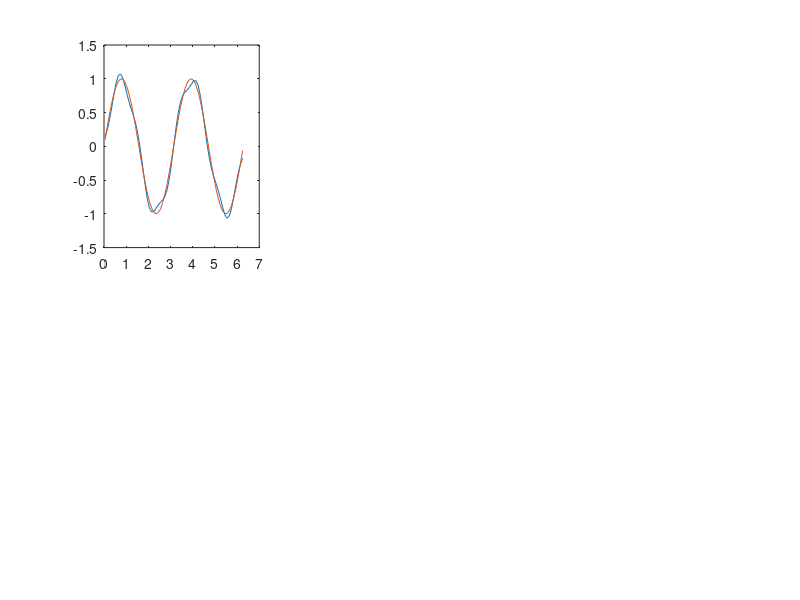

The MATLAB source for this figure: (Note: this script raises an error after producing the figure.)
%% data
x = [0:0.1:2*pi];
fun1= sin(2*x);
fun2 = sign(fun1);
fun2(1)=1;

xtest = [0.05:0.1:2*pi];
fun1test = sin(2*xtest);
fun2test = sign(fun1test);

phi_i = @(x,mu,sigma) exp((-(x-mu).^2)/(2*sigma));


%% training sin

nodes = 10;
exit = true;
error01 = true;
error001 = true;
error0001 = true;

while exit == true
    mu = 0:((2*pi)/(nodes-1)):2*pi;
    var = 0.1;
    
    phi=[];
    for i=1:nodes
        phi=[phi; phi_i(x,mu(i),var)];
    end
    
    phi = phi';
    
    A = phi' * phi;
    B = phi' * fun1';
    
    w = linsolve(A,B);
    
    fout1 = zeros(1,length(xtest));
    
    for j=1:length(xtest)
        tmp = 0;
        for i=1:nodes
            tmp = tmp + w(i)*phi_i(xtest(j),mu(i),var);
        end
        fout1(j) = tmp;
    end
    
    error = mean(abs(fout1-fun1test));
    
    if error < 0.1 && error01 == true
        subplot(2,3,1)
        plot(xtest,fout1)
        hold on
        plot(xtest,fun1test)
        title("Error < 0.1 with " + nodes + " nodes")
        hold off
        error01 = false;
    end
    
    if error < 0.01 && error001 == true
        subplot(2,3,2)
        plot(xtest,fout1)
        hold on
        plot(xtest,fun1test)
        title("Error < 0.01 with " + nodes + " nodes")
        hold off
        error001 = false;
    end
    
    if error < 0.001 && error0001 == true
        subplot(2,3,3)
        plot(xtest,fout1)
        hold on
        plot(xtest,fun1test)
        title("Error < 0.001 with " + nodes + " nodes")
        hold off
        error0001 = false;
        exit = false;
    end
    nodes = nodes + 1;
    
end

%close all

%% training square

nodes = 10;
exit = true;
error01 = true;
error001 = true;
error0001 = true;
minerror = inf;
minerrornodes = 0;

while exit == true
    mu = 0:((2*pi)/(nodes-1)):2*pi;
    var = 0.01;
    
    phi=[];
    for i=1:nodes
        phi=[phi; phi_i(x,mu(i),var)];
    end
    
    phi = phi';
    
    A = phi' * phi;
    B = phi' * fun2';
    
    w = linsolve(A,B);
    
    fout2 = zeros(1,length(xtest));
    
    for j=1:length(xtest)
        tmp = 0;
        for i=1:nodes
            tmp = tmp + w(i)*phi_i(xtest(j),mu(i),var);
        end
        fout2(j) = tmp;
    end
    
    error = mean(abs(fout2-fun2test));
    
    if error < 0.1 && error01 == true
        subplot(2,3,4)
        plot(xtest,fout2)
        hold on
        plot(xtest,fun2test)
        title("Error < 0.1 with " + nodes + " nodes")
        hold off
        error01 = false;
    end
    
    if error < 0.01 && error001 == true
        figure(5)
        plot(xtest,fout2)
        hold on
        plot(xtest,fun2test)
        title("Error < 0.01 with " + nodes + " nodes")
        hold off
        error001 = false;
    end
    
    if error < 0.001 && error0001 == true
        figure(6)
        plot(xtest,fout2)
        hold on
        plot(xtest,fun2test)
        title("Error < 0.001 with " + nodes + " nodes")
        hold off
        error0001 = false;
        exit = false;
    end
    nodes = nodes + 1;
    
    if error < minerror
        minerror = error;
        minerrornodes = nodes;
    end
    
    if nodes > 100
        exit = false;
    end
    
end


%% training square with output modified

nodes = 10;
exit = true;
error01 = true;
error001 = true;
error0001 = true;

while exit == true
    mu = 0:((2*pi)/(nodes-1)):2*pi;
    var = 0.01;
    
    phi=[];
    for i=1:nodes
        phi=[phi; phi_i(x,mu(i),var)];
    end
    
    phi = phi';
    
    A = phi' * phi;
    B = phi' * fun2';
    
    w = linsolve(A,B);
    
    fout2 = zeros(1,length(xtest));
    
    for j=1:length(xtest)
        tmp = 0;
        for i=1:nodes
            tmp = tmp + w(i)*phi_i(xtest(j),mu(i),var);
        end
        fout2(j) = sign(tmp);
    end
    
    error = mean(abs(fout2-fun2test));
    
    if error < 0.1 && error01 == true
        subplot(2,3,5)
        plot(xtest,fout2)
        hold on
        plot(xtest,fun2test)
        title("Error < 0.1 with " + nodes + " nodes and sign()")
        ylim([-1.2,1.2])
        hold off
        error01 = false;
    end
    
    if error < 0.01 && error001 == true
%         figure(8)
%         plot(xtest,fout2)
%         hold on
%         plot(xtest,fun2test)
%         title("Error < 0.01 with " + nodes + " nodes and sign()")
%         ylim([-1.2,1.2])
%         hold off
%         error001 = false;
    end
    
    if error < 0.001 && error0001 == true
        subplot(2,3,6)
        plot(xtest,fout2)
        hold on
        plot(xtest,fun2test)
        title("Error = 0 with " + nodes + " nodes and sign()")
        ylim([-1.2,1.2])
        hold off
        error0001 = false;
        exit = false;
    end
    nodes = nodes + 1;
    
end


